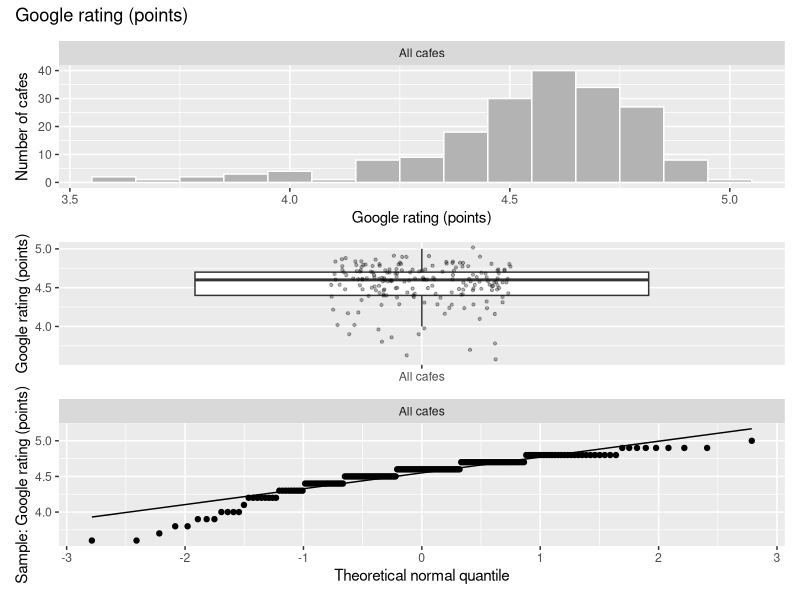
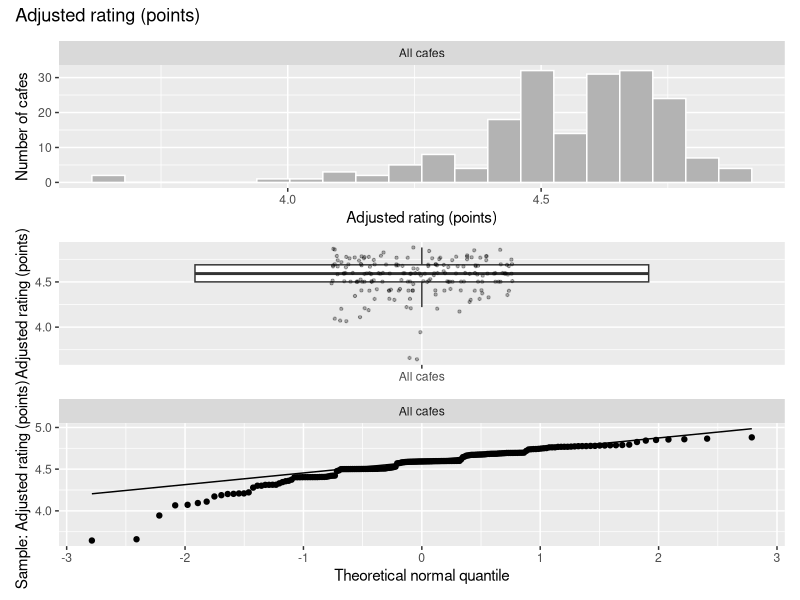
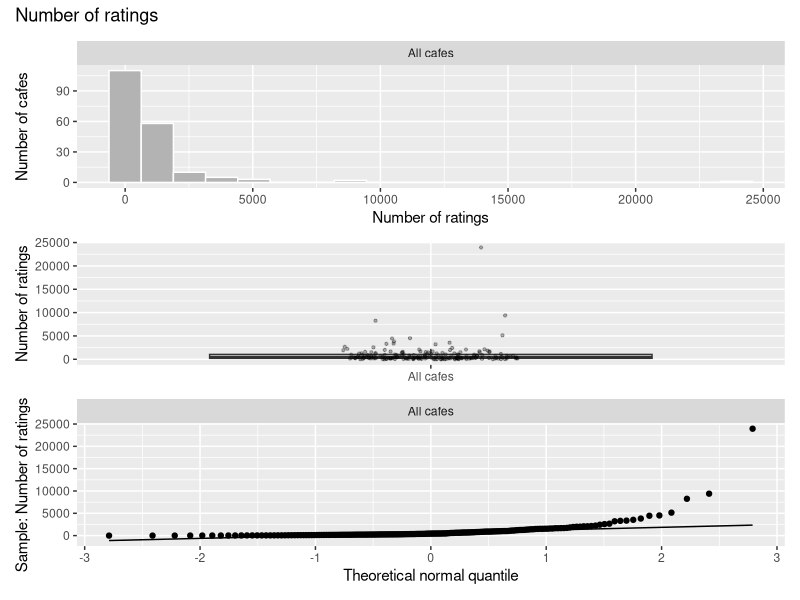
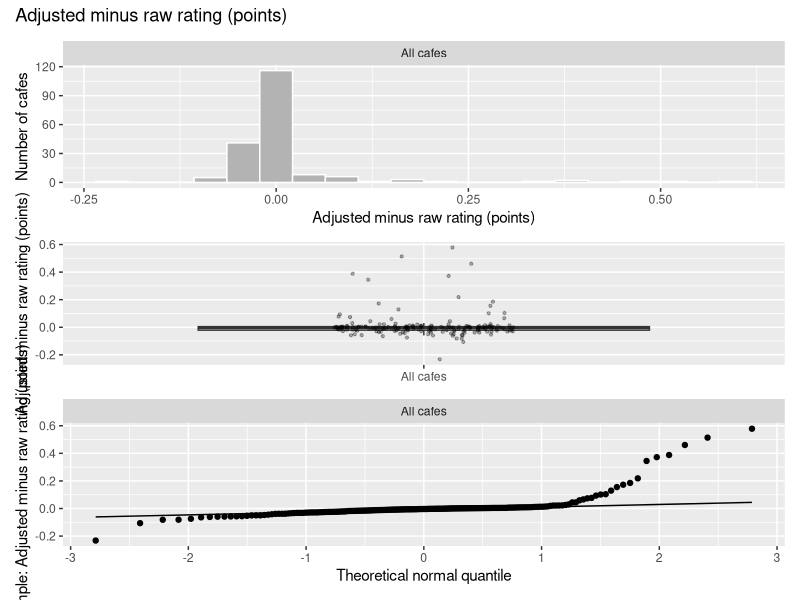
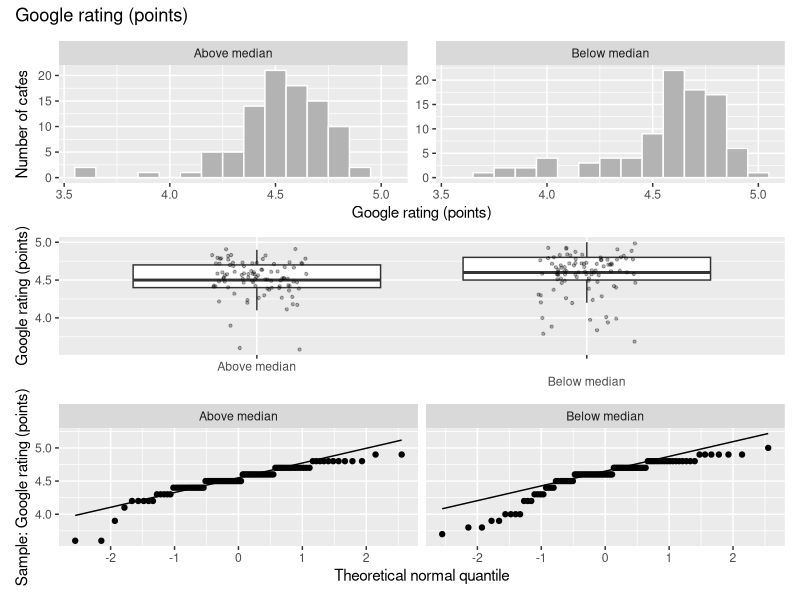
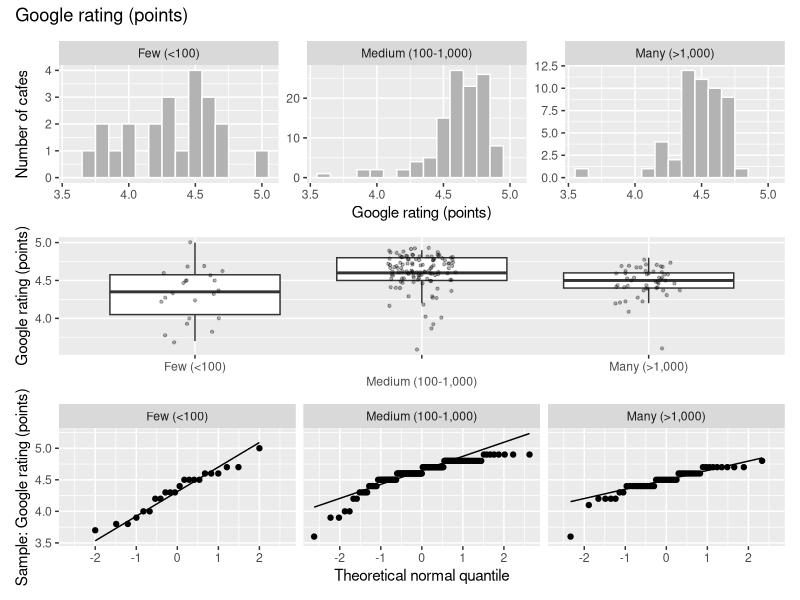
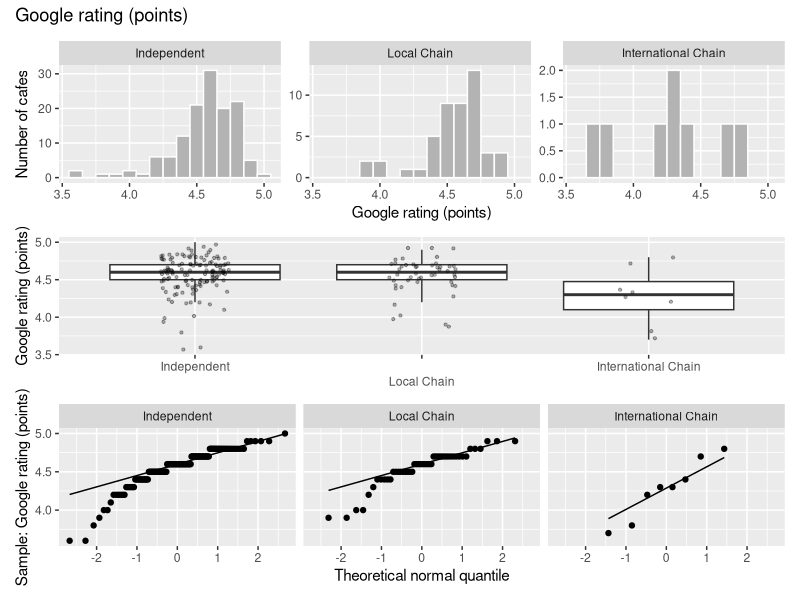
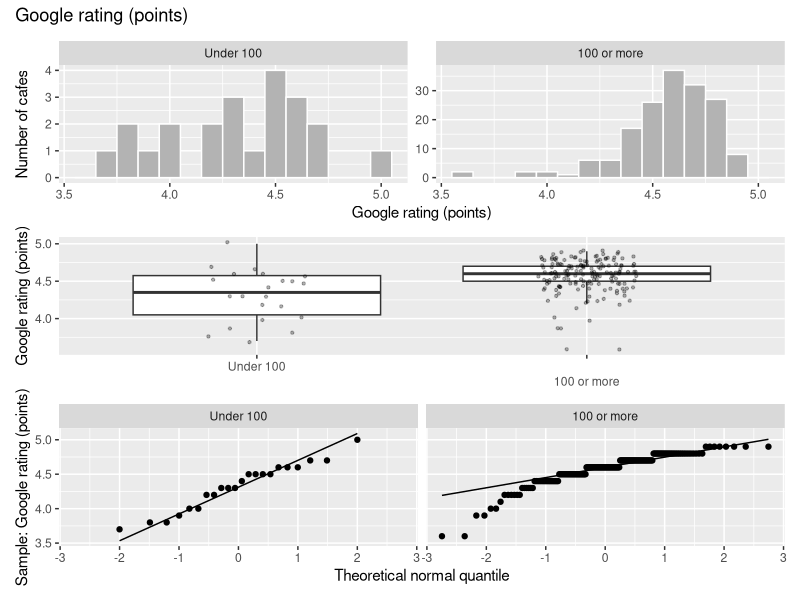

Write R code to recreate these figures, in order.
# ============================================================
# 02_descriptive.R
# Reads analysis/dataset.csv and describes the variables used in A1-A10.
# Decides parametric vs non-parametric for each variable and group.
# Run from the project root (open cafe-analysis.Rproj first).
# ============================================================

library(tidyverse)

if (!requireNamespace("patchwork", quietly = TRUE)) install.packages("patchwork")
library(patchwork)

# ---- 1. Load the cleaned data ----
dat <- read_csv("analysis/dataset.csv", show_col_types = FALSE) %>%
  mutate(
    cafe_type = factor(cafe_type,
                       levels = c("Independent", "Local Chain", "International Chain")),
    # first level = first group in R's tests: "Above median minus Below median"
    n_group_median = factor(n_group_median, levels = c("Above median", "Below median")),
    n_group_3 = factor(n_group_3,
                       levels = c("Few (<100)", "Medium (100-1,000)", "Many (>1,000)")),
    n_group_2 = factor(n_group_2, levels = c("Under 100", "100 or more")),
    diff_adj  = adj_rating - rating          # paired difference for A3
  )

glimpse(dat)

# ---- 2. Count and summarise: numeric variables, all cafes ----
num_summary <- function(x) {
  tibble(n         = sum(!is.na(x)),
         n_missing = sum(is.na(x)),
         mean      = mean(x, na.rm = TRUE),
         sd        = sd(x, na.rm = TRUE),
         median    = median(x, na.rm = TRUE),
         iqr       = IQR(x, na.rm = TRUE),
         min       = min(x, na.rm = TRUE),
         max       = max(x, na.rm = TRUE))
}

overall <- bind_rows(
  rating     = num_summary(dat$rating),
  adj_rating = num_summary(dat$adj_rating),
  n_ratings  = num_summary(dat$n_ratings),
  diff_adj   = num_summary(dat$diff_adj),
  .id = "variable"
)
print(overall, width = Inf)

# ---- 3. Numeric variables by group ----
by_group <- function(data, value, group) {
  data %>%
    filter(!is.na({{ group }}), !is.na({{ value }})) %>%
    group_by(group = {{ group }}) %>%
    summarise(n = n(), mean = mean({{ value }}), sd = sd({{ value }}),
              median = median({{ value }}), iqr = IQR({{ value }}),
              min = min({{ value }}), max = max({{ value }}),
              .groups = "drop")
}

print(by_group(dat, rating, n_group_median), width = Inf)   # A2
print(by_group(dat, rating, n_group_3),      width = Inf)   # A4
print(by_group(dat, rating, cafe_type),      width = Inf)   # A8
print(by_group(dat, rating, n_group_2),      width = Inf)   # A9
print(by_group(dat, adj_rating, n_group_2),  width = Inf)   # A9

# ---- 4. Categorical variables: counts and percentages ----
dat %>% count(top_rated) %>% mutate(pct = round(100 * n / sum(n), 1)) %>% print()
dat %>% count(n_group_median, top_rated) %>% print()          # A5

# ---- 5. Descriptive plots: histogram, boxplot and normal Q-Q plot ----
dir.create("report/figures", showWarnings = FALSE, recursive = TRUE)

desc_plots <- function(data, value, group = NULL, label, file, binwidth = NULL) {
  d <- data %>% filter(!is.na(.data[[value]]))
  if (!is.null(group)) {
    d <- d %>% filter(!is.na(.data[[group]]))
    d$g <- d[[group]]
  } else {
    d$g <- factor("All cafes")
  }
  
  p_hist <- ggplot(d, aes(x = .data[[value]])) +
    geom_histogram(binwidth = binwidth, bins = 20,
                   fill = "grey70", colour = "white") +
    facet_wrap(~ g, nrow = 1, scales = "free_y") +
    labs(x = label, y = "Number of cafes")
  
  p_box <- ggplot(d, aes(x = g, y = .data[[value]])) +
    geom_boxplot(outlier.shape = NA) +
    geom_jitter(width = 0.15, alpha = 0.3, size = 0.8) +
    scale_x_discrete(guide = guide_axis(n.dodge = 2)) +
    labs(x = NULL, y = label)
  
  p_qq <- ggplot(d, aes(sample = .data[[value]])) +
    stat_qq() + stat_qq_line() +
    facet_wrap(~ g, nrow = 1) +
    labs(x = "Theoretical normal quantile", y = paste("Sample:", label))
  
  fig <- (p_hist / p_box / p_qq) + plot_annotation(title = label)
  ggsave(file.path("report/figures", file), fig, width = 9, height = 9)
}

# All cafes
desc_plots(dat, "rating",     NULL, "Google rating (points)",        "D_rating.pdf", binwidth = 0.1)
desc_plots(dat, "adj_rating", NULL, "Adjusted rating (points)",      "D_adj_rating.pdf")
desc_plots(dat, "n_ratings",  NULL, "Number of ratings",             "D_n_ratings.pdf")
desc_plots(dat, "diff_adj",   NULL, "Adjusted minus raw rating (points)", "D_diff_adj.pdf")

# By group
desc_plots(dat, "rating", "n_group_median", "Google rating (points)", "D_rating_by_median.pdf", binwidth = 0.1)  # A2
desc_plots(dat, "rating", "n_group_3",      "Google rating (points)", "D_rating_by_n3.pdf",     binwidth = 0.1)  # A4
desc_plots(dat, "rating", "cafe_type",      "Google rating (points)", "D_rating_by_type.pdf",   binwidth = 0.1)  # A8
desc_plots(dat, "rating", "n_group_2",      "Google rating (points)", "D_rating_by_n2.pdf",     binwidth = 0.1)  # A9
desc_plots(dat, "adj_rating", "n_group_2",  "Adjusted rating (points)", "D_adj_rating_by_n2.pdf")                # A9

# ---- 6. Normality numbers and the central limit theorem ----
group_levels <- c("All cafes", "Above median", "Below median",
                  "Few (<100)", "Medium (100-1,000)", "Many (>1,000)",
                  "Independent", "Local Chain", "International Chain",
                  "Under 100", "100 or more")

long <- bind_rows(
  dat %>% transmute(set = "Rating",                            group = "All cafes",                  value = rating),
  dat %>% transmute(set = "Adjusted rating",                   group = "All cafes",                  value = adj_rating),
  dat %>% transmute(set = "Number of ratings",                 group = "All cafes",                  value = n_ratings),
  dat %>% transmute(set = "Adjusted minus raw (A3)",           group = "All cafes",                  value = diff_adj),
  dat %>% transmute(set = "Rating by median split (A2)",       group = as.character(n_group_median), value = rating),
  dat %>% transmute(set = "Rating by ratings group (A4)",      group = as.character(n_group_3),      value = rating),
  dat %>% transmute(set = "Rating by cafe type (A8)",          group = as.character(cafe_type),      value = rating),
  dat %>% transmute(set = "Rating by 100 split (A9)",          group = as.character(n_group_2),      value = rating),
  dat %>% transmute(set = "Adjusted rating by 100 split (A9)", group = as.character(n_group_2),      value = adj_rating)
) %>%
  filter(!is.na(group), !is.na(value)) %>%
  mutate(set   = factor(set, levels = unique(set)),
         group = factor(group, levels = group_levels))

# Skewness: 0 = symmetric, negative = left tail, positive = right tail
calc_skew <- function(x) {
  x <- x[!is.na(x)]
  m <- mean(x)
  mean((x - m)^3) / mean((x - m)^2)^1.5
}

# Bootstrap of the mean: 5,000 resamples, seed fixed so results are reproducible
set.seed(2026)
B <- 5000
boot_means <- function(x, B) replicate(B, mean(sample(x, length(x), replace = TRUE)))

res <- long %>%
  group_by(set, group) %>%
  summarise(n         = n(),
            skew      = calc_skew(value),
            shapiro_p = shapiro.test(value)$p.value,   # optional; does not override the plots
            boot      = list(boot_means(value, B)),
            .groups   = "drop") %>%
  mutate(skew_boot = map_dbl(boot, calc_skew),         # skewness of the bootstrapped means
         panel     = factor(paste0(set, ": ", group), levels = paste0(set, ": ", group)))

res %>%
  select(panel, n, skew, skew_boot, shapiro_p) %>%
  mutate(across(c(skew, skew_boot), ~ round(.x, 2)),
         shapiro_p = round(shapiro_p, 3)) %>%
  print(n = Inf, width = Inf)

# ---- 7. Distribution of the bootstrapped means ----
boot_long <- res %>% select(panel, boot) %>% unnest(boot)

p_bh <- ggplot(boot_long, aes(x = boot)) +
  geom_histogram(bins = 40, fill = "grey70", colour = "white") +
  facet_wrap(~ panel, scales = "free", ncol = 4, labeller = label_wrap_gen(28)) +
  labs(x = "Bootstrapped mean", y = "Count")
ggsave("report/figures/D_boot_hist.pdf", p_bh, width = 12, height = 12)

p_bq <- ggplot(boot_long, aes(sample = boot)) +
  stat_qq(size = 0.3) + stat_qq_line() +
  facet_wrap(~ panel, scales = "free", ncol = 4, labeller = label_wrap_gen(28)) +
  labs(x = "Theoretical normal quantile", y = "Bootstrapped mean")
ggsave("report/figures/D_boot_qq.pdf", p_bq, width = 12, height = 12)

# ---- 8. The descriptive table (D_table.tex) ----
# YOUR judgement from the histograms and Q-Q plots of each variable/group,
# in the same order as the printed table. Check each one against the figures.
normal_plots <- c(
  "No, left-skewed",              #  1 Rating: All cafes
  "No, left-skewed",              #  2 Adjusted rating: All cafes
  "No, strongly right-skewed",    #  3 Number of ratings: All cafes
  "No, heavy right tail",         #  4 Adjusted minus raw (A3)
  "No, left-skewed",              #  5 A2: Above median
  "No, left-skewed",              #  6 A2: Below median
  "Roughly normal",               #  7 A4: Few
  "No, left-skewed",              #  8 A4: Medium
  "No, left-skewed",              #  9 A4: Many
  "No, left-skewed",              # 10 A8: Independent
  "No, left-skewed",              # 11 A8: Local Chain
  "Cannot judge (n = 8)",         # 12 A8: International Chain
  "Roughly normal",               # 13 A9 rating: Under 100
  "No, left-skewed",              # 14 A9 rating: 100 or more
  "Roughly normal",               # 15 A9 adjusted rating: Under 100
  "No, left-skewed"               # 16 A9 adjusted rating: 100 or more
)
stopifnot(length(normal_plots) == nrow(res))

# Rule for the central limit theorem: smallest group has n >= 30 AND the
# skewness of the bootstrapped means is below 0.5 in absolute value
# (which the Q-Q plots of the bootstrapped means confirm).
tab <- res %>%
  mutate(normal_plots = normal_plots,
         clt = case_when(n < 30 ~ "No (n < 30)",
                         abs(skew_boot) < 0.5 ~ "Yes",
                         .default = "No (means skewed)"),
         conclusion = case_when(
           normal_plots == "Roughly normal" ~ "Parametric",
           clt == "Yes"                     ~ "Parametric (CLT)",
           n < 30                           ~ "Undecided (n too small)",
           .default                         = "Non-parametric"))

tab %>% select(panel, n, normal_plots, clt, conclusion) %>% print(n = Inf, width = Inf)

# Write the table as LaTeX (booktabs). The caption is added in the report source.
tex_escape <- function(x) {
  x <- str_replace_all(x, fixed("&"), "\\&")
  x <- str_replace_all(x, fixed("<"), "\\textless{}")
  x <- str_replace_all(x, fixed(">"), "\\textgreater{}")
  x
}

row_tex <- tab %>%
  transmute(line = paste(tex_escape(as.character(panel)), n,
                         sprintf("%.2f", skew), sprintf("%.2f", skew_boot),
                         tex_escape(normal_plots), tex_escape(clt),
                         tex_escape(conclusion), sep = " & ")) %>%
  pull(line)

tex <- c("\\begin{tabular}{p{5.2cm}rrrp{2.6cm}p{2.2cm}p{2.6cm}}",
         "\\toprule",
         "Variable: group & $n$ & Skew & Skew of boot. means & Normal (plots) & CLT applies & Conclusion \\\\",
         "\\midrule",
         paste0(row_tex, " \\\\"),
         "\\bottomrule",
         "\\end{tabular}")

dir.create("report/tables", showWarnings = FALSE, recursive = TRUE)
writeLines(tex, "report/tables/D_table.tex")

# ---- 9. Full descriptive statistics for the appendix ----
fmt <- function(x) sprintf("%.2f", x)

# Numeric variables and groups (reuses `long` from section 6)
stats <- long %>%
  group_by(set, group) %>%
  summarise(n = n(), mean = mean(value), sd = sd(value),
            median = median(value), iqr = IQR(value),
            min = min(value), max = max(value), .groups = "drop") %>%
  mutate(panel = paste0(set, ": ", group))

stats_tex <- c(
  "\\begin{tabular}{p{5.6cm}rrrrrrr}",
  "\\toprule",
  "Variable: group & $n$ & Mean & SD & Median & IQR & Min & Max \\\\",
  "\\midrule",
  paste0(tex_escape(stats$panel), " & ", stats$n, " & ", fmt(stats$mean), " & ",
         fmt(stats$sd), " & ", fmt(stats$median), " & ", fmt(stats$iqr), " & ",
         fmt(stats$min), " & ", fmt(stats$max), " \\\\"),
  "\\bottomrule",
  "\\end{tabular}")
writeLines(stats_tex, "report/tables/D_stats.tex")

# Categorical variables: counts and percentages (missing values shown as a row)
cat_vars <- c(cafe_type = "Cafe type", top_rated = "Top-rated (4.7 or higher)",
              n_group_median = "Number of ratings vs median",
              n_group_3 = "Ratings group (A4)", n_group_2 = "Ratings group (A9)")

counts <- map_dfr(names(cat_vars), function(v) {
  dat %>%
    count(level = as.character(.data[[v]]), name = "n") %>%
    mutate(variable = cat_vars[[v]],
           level = replace_na(level, "Missing"),
           pct = 100 * n / sum(n))
})
print(counts, n = Inf)

counts_tex <- c(
  "\\begin{tabular}{p{4.6cm}p{4.2cm}rr}",
  "\\toprule",
  "Variable & Category & $n$ & \\% \\\\",
  "\\midrule",
  paste0(tex_escape(counts$variable), " & ", tex_escape(counts$level), " & ",
         counts$n, " & ", sprintf("%.1f", counts$pct), " \\\\"),
  "\\bottomrule",
  "\\end{tabular}")
writeLines(counts_tex, "report/tables/D_counts.tex")
